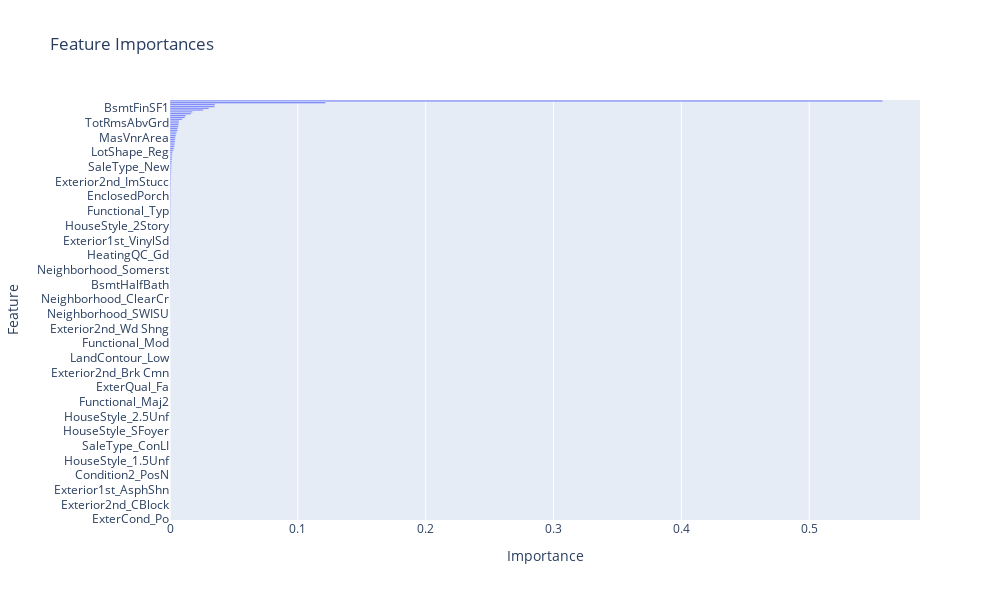

Here is the notebook cell this chart was saved with:
### Code cell
fig = px.bar(
    feature_importance_df, 
    x='Importance', 
    y='Feature', 
    orientation='h',
    title='Feature Importances'
)

fig.update_layout(
    xaxis_title='Importance',
    yaxis_title='Feature',
    yaxis_categoryorder='total ascending',
    width=1000,
    height=600
)

fig.show()

### Figure 1 — Plotly figure (JSON) as saved in the notebook; plotly's stock layout.template omitted (floating-point values rounded to 4 significant figures; data arrays with more than 128 entries replaced by an {"elided": "..."} marker saying what was removed)
{"data": [{"alignmentgroup": "True", "hovertemplate": "Importance=%{x}<br>Feature=%{y}<extra></extra>", "legendgroup": "", "marker": {"color": "#636efa", "pattern": {"shape": ""}}, "name": "", "offsetgroup": "", "orientation": "h", "showlegend": false, "textposition": "auto", "type": "bar", "x": {"elided": "229 float values"}, "xaxis": "x", "y": {"elided": "229 str values"}, "yaxis": "y"}], "layout": {"barmode": "relative", "height": 600, "legend": {"tracegroupgap": 0}, "title": {"text": "Feature Importances"}, "width": 1000, "xaxis": {"anchor": "y", "domain": [0, 1], "title": {"text": "Importance"}}, "yaxis": {"anchor": "x", "categoryorder": "total ascending", "domain": [0, 1], "title": {"text": "Feature"}}}}
